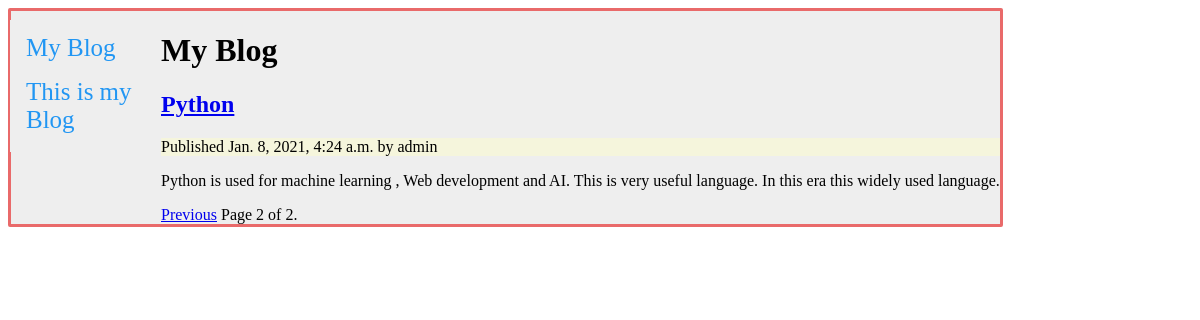
Screenshot of /blog/?page=2 with the database file from the repository.
### blog/models.py (models this page shows, shortened)
class Post(models.Model):
    objects = models.Manager() # The default manager.
    published = PublishedManager() # Our custom manager.
    STATUS_CHOICES = (
    ('draft', 'Draft'), ('published', 'Published'),
    )
    title = models.CharField(max_length=250)
    slug = models.SlugField(max_length=250, unique_for_date='publish')
    author = models.ForeignKey(User, on_delete=models.CASCADE, related_name='blog_posts')
    body = models.TextField()
    publish = models.DateTimeField(default=timezone.now)
    created = models.DateTimeField(auto_now_add=True)
    updated = models.DateTimeField(auto_now=True)
    status = models.CharField(max_length=10, choices=STATUS_CHOICES, default='draft')
    class Meta:
        ordering = ('-publish',)
    def get_absolute_url(self):
        return reverse('blog:post_detail',
                        args=[self.publish.year, self.publish.month, self.publish.day, self.slug])

### blog/views.py (the view)
# urls.py: path('', views.post_list, name='post_list'),
def post_list(request):
    posts = Post.published.all()
    object_list = Post.published.all()
    paginator = Paginator(object_list, 3) # 3 posts in each page
    page = request.GET.get('page')
    try:
        posts = paginator.page(page)
    except PageNotAnInteger:
        posts = paginator.page(1)
    except EmptyPage:
        posts = paginator.page(paginator.num_pages)
    return render(request, 'blog/post/list.html', {'page': page, 'posts': posts})

### blog/models.py (called while the page is built)
    def get_queryset(self):
        return super(PublishedManager,
                    self).get_queryset() \
                        .filter(status='published')

### blog/templates/blog/post/list.html (shortened to what this page needs)
{% extends "blog/base.html" %}
{% block content %}
<h1>My Blog</h1>
{% for post in posts %}
<h2>
    <a href="{{ post.get_absolute_url }}">
        {{ post.title }}
    </a>
</h2>
<p class="date">
    Published {{ post.publish }} by {{ post.author }}
</p>
{{ post.body|truncatewords:30|linebreaks }}
{% endfor %}
{% include "pagination.html" with page=posts %}
{% endblock %}

### blog/static/css/blog.css (style rules this page uses)
.date { background-color: beige; }

### rows the page displays
Post: title "Python", publish "Jan. 8, 2021, 4:24 a.m.", author "admin", body "Python is used for machine learning , Web development and AI. This is very useful language. In this era this widely used language."

### other values shown
{{ page.number }} "2"
{{ page.paginator.num_pages }} "2"
